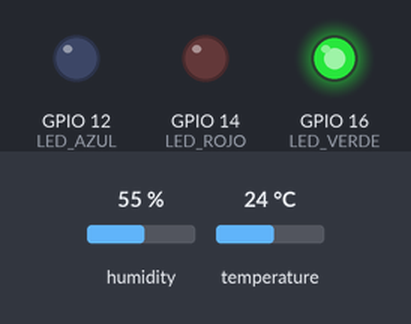
Simulated run of this sketch. Board: ESP8266 (NodeMCU). Parts: output pins drawn as LEDs (lit = HIGH). Dashed ring = blinking. Inputs (shaded band) come from the test bench; at power-on: temperature 24 °C, humidity 55 %. WiFi joins after 1.5 s; servers stay silent unless stated; uploads are accepted with an empty reply; what the sketch prints to the serial monitor is not drawn.

Above: at 3.3 s.
3.4 s: temperature set to 16 °C
9.8 s: temperature set to 13 °C
At 12.1 s:
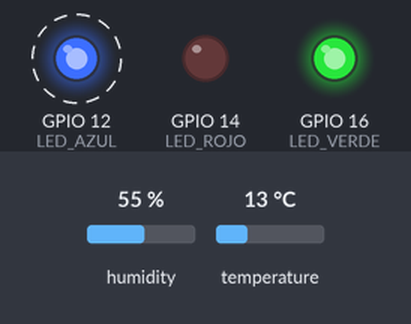
15.7 s: temperature set to 28 °C
At 18.4 s:
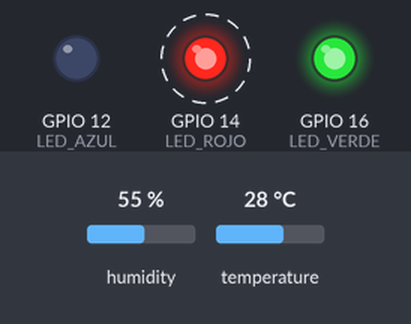
22.0 s: temperature set to 26 °C
26.1 s: temperature set to 23 °C
At 26.6 s:
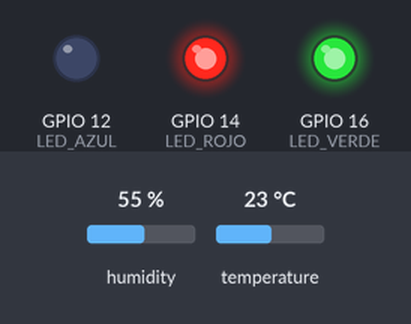
Timing chart, 0 to 29.1 s (numbered marks = the images above; inputs shaded):
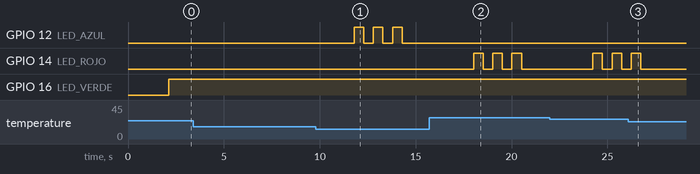

Measured:
- the behaviour switches between 15 and 14 °C on temperature (found by bisection; images 0 and 1)
- the behaviour switches between 25 and 24 °C on temperature (found by bisection; images 2 and 3)
- after the input at 3.4 s, every drawn part: stays the same
- after the input at 9.8 s, GPIO 12 (LED_AZUL): alternates HIGH for 0.50 s and LOW for 0.50 s, 6 changes in all, then stays LOW, starting after 2.0 s
- after the input at 15.7 s, GPIO 12 (LED_AZUL): stops changing and stays LOW; GPIO 14 (LED_ROJO): alternates HIGH for 0.50 s and LOW for 0.50 s, 6 changes in all, then stays LOW, starting after 2.3 s
- after the input at 26.1 s, GPIO 14 (LED_ROJO): goes on until 26.7 s, then stays LOW

The sketch:

arduinoTemperatura.ino
```cpp
#include "DHT.h" // including the library of DHT11 #define DHTTYPE DHT11 // DHT 11 sensor usado
#include <ESP8266WiFi.h>
#include <WiFiClient.h>
#include <ESP8266HTTPClient.h>
#define DHTTYPE DHT11
#define dht_dpin 0 //D3
#define LED_VERDE 16 // Pin D0 en una placa ESP8266.
#define LED_ROJO 14  // Pin D5 en una placa ESP8266.
#define LED_AZUL 12  // Pin D6 en una placa ESP8266.


DHT dht(dht_dpin, DHTTYPE);
const char* ssid = "wifi";
const char* password = "password";

HTTPClient httpClient;
WiFiClient wClient;

String URL = "http://ip:3000/api/logTemp/4/";

void setup(void)
{
  dht.begin();
  Serial.begin(9600);
  Serial.println("Inicializando conexión a My SQL");
  pinMode(LED_VERDE, OUTPUT);   // Configura el pin LED_VERDE como salida.
  pinMode(LED_ROJO, OUTPUT);    // Configura el pin LED_ROJO como salida.
  pinMode(LED_AZUL, OUTPUT);    // Configura el pin LED_AZUL como salida.
    WiFi.mode(WIFI_STA);
  WiFi.disconnect();
  delay(100);

  WiFi.begin(ssid, password);
  Serial.print("Conectando a red WiFi \"");
  Serial.print(ssid);
  Serial.print("\"");
  while (WiFi.status() != WL_CONNECTED) {
    delay(500);
    Serial.print(".");
  }
  Serial.print("\nConectado! IP: ");
  Serial.println(WiFi.localIP());
  delay(500);
}
void loop() {

float temperatura = dht.readTemperature();
if (isnan(temperatura)) {
    Serial.println("Error obteniendo los datos del sensor DHT11");
    return;
  }

Serial.print("Temperatura = ");
Serial.print(temperatura);
Serial.println(" C ");
Serial.println();
if (temperatura > 24.0) {
    parpadear(LED_ROJO);  // Llama a la función parpadear con el pin LED_ROJO si la temperatura es mayor a 27°C.
    } else if (temperatura < 15.0) {
    parpadear(LED_AZUL);  // Llama a la función parpadear con el pin LED_AZUL si la temperatura es menor a 17°C.
    } else {
    digitalWrite(LED_VERDE, HIGH);  // Enciende el LED_VERDE si la temperatura está entre 17°C y 26°C. Lo que hace digitalWrite es controlar el estado del led.
    }

  delay(3000);
  logIntento(temperatura);
}


void parpadear(int led) {
  for (int i = 0; i < 3; i++) {  // Repite el siguiente bloque de código 3 veces por temperatura que reciba osea por cada vez que se mande a llamar.
    digitalWrite(led, HIGH);  // Enciende el LED especificado por el argumento "pin".
    delay(500);  // Espera 500 milisegundos
    digitalWrite(led, LOW);  // Apaga el LED
    delay(500);  // Espera otros 500 milisegundos
  }
}

void logIntento(float t){
  if(WiFi.status() == WL_CONNECTED){
    String data = URL;
    data = data + t;
    Serial.println(data);

    httpClient.begin(wClient, data.c_str());
    httpClient.addHeader("Content-Type", "Content-Type: application/json");
    int httpResponseCode = httpClient.POST(data.c_str());
    Serial.println(httpResponseCode);
    httpClient.end();
  }
  return;
}
```
